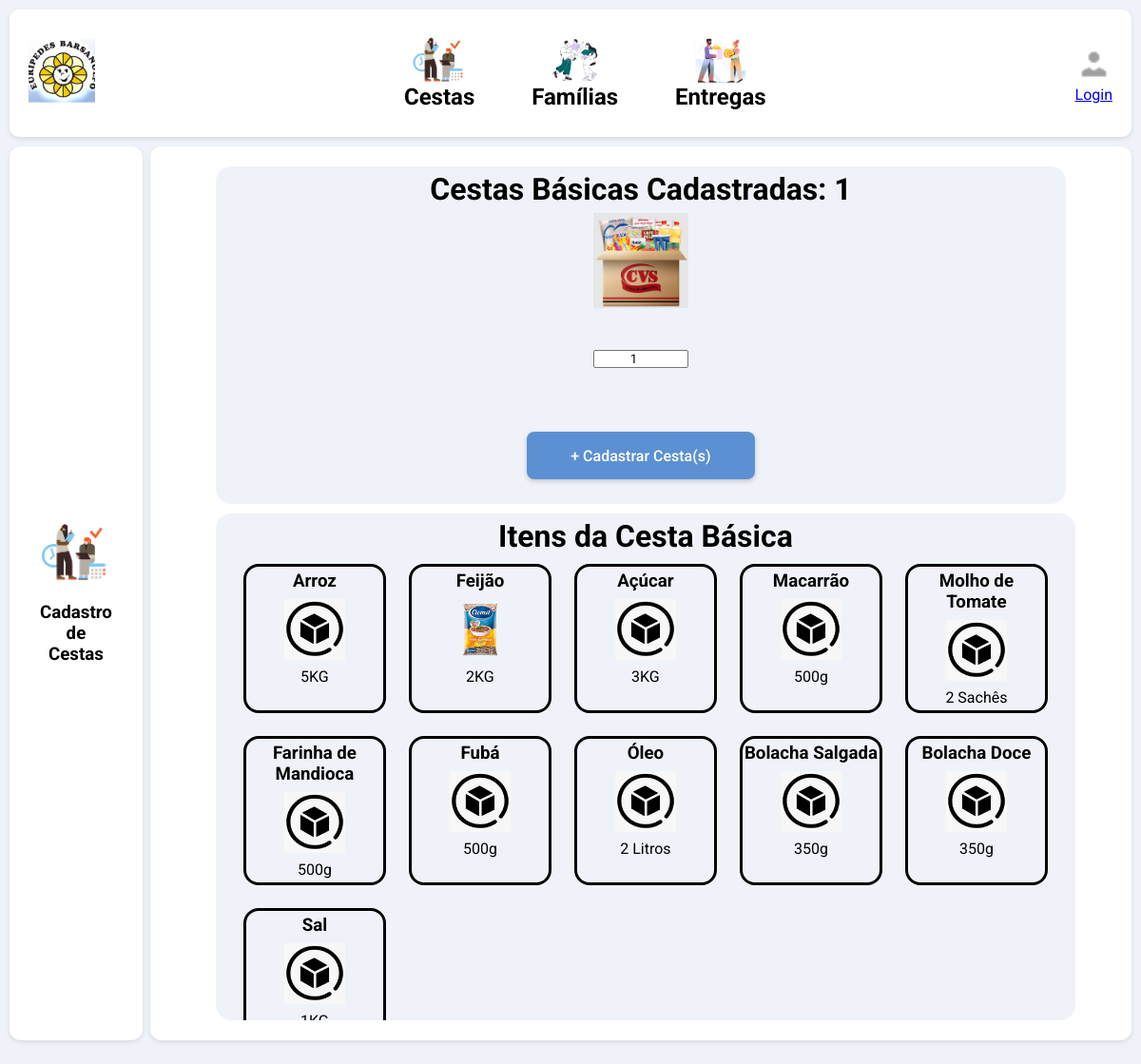
/cadastro/cestas/, run on an earlier commit of the app's database.
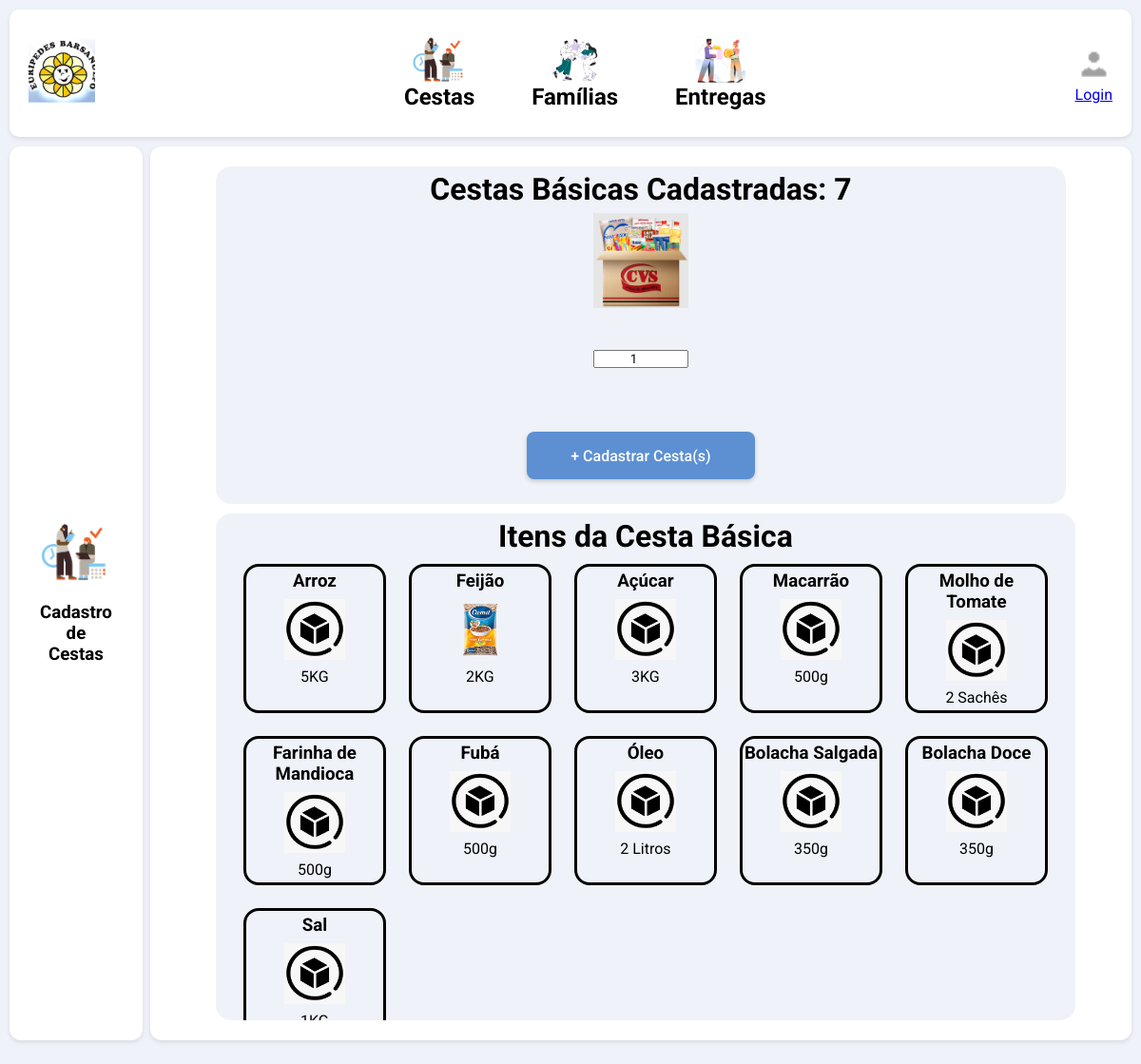
And on a later commit of the database.
### website/models.py (models this page shows, shortened)
class Produto(models.Model):
    produto = models.CharField(max_length=50)
    qtd_estoque = models.IntegerField()

### website/views.py (the view)
# urls.py: path("cadastro/cestas/", cadastro_cestas, name="cadastro_cestas"),
def cadastro_cestas(request):
    estoque_produtos = Produto.objects.all()
    items_cesta = ItemCesta.objects.all()
    context = {
        'range': range(30),
        'items_cesta': items_cesta,
        'estoque_produtos': estoque_produtos
    }
    return render(request, "cadastro_cestas.html", context)

### website/templates/cadastro_cestas.html (shortened to what this page needs)
{% load static %}
<!DOCTYPE html>
<html lang="en">
<head>
    <link rel="stylesheet" href="{% static 'css/daniel.css' %}" typer="css">
</head>
<body>
{% include 'includes/nav.html' %}
<div class="main-container">
    <div class="left-column">
        <div class="left-column-content">
        <img src="{% static 'img/cadastro_produtos.png' %}" alt="Example" />
        <h3>Cadastro de Cestas</h3>
        </div>
    </div>
    <div class="right-column">
        <div class="right-column-content">
            <div class="right-column-buttons-2">
                {% for item in estoque_produtos %}
                    {% if item.produto == "Cesta Básica" %}
                    <h1>Cestas Básicas Cadastradas: {{ item.qtd_estoque }}</h1>
                    {% endif %}
                {% endfor %}
                <div class="buttons-2-row">
                    <img class="cesta-img" src="{% static 'img/cesta.png' %}" alt="Example" />
                </div>
                <div class="buttons-2-row">
                    <form method="POST" action="{% url 'atualizar_cestas' %}">
                    <input type="number" id="quantity-input" name="doacao_quantidade" value="1" min="1" style="width: 100px; text-align: center; align-items: center;"/>
                </div>
                <div class="buttons-2-row">
                    <button type="submit" class="button-register-1">
                        + Cadastrar Cesta(s)
                    </button>
                </div>
            </div>
            <div class="right-column-list-2">
                <h1>Itens da Cesta Básica</h1>
                <div class="right-column-list-2-cards">
                    {% for item in items_cesta %}
                    <div class="card">
                        <div class="card-row">
                            <h3>{{ item.produto }}</h3>
                        </div>
                        <div class="card-row">
                        {% if item.imagem and item.imagem.url %}
                            <img class="produto-img" src="{{ item.imagem.url }}" alt="{{ item.nome }}">
                        {% else %}
                            <img class="produto-img" src="{% static 'img/produto.png' %}" alt="Imagem padrão">
                        {% endif %}
                        </div>
                        <div class="card-row">
                            {{ item.quantidade }}
                        </div>
                    </div>
                    {% endfor %}
                </div>
            </div>
        </div>
    </div>
</div>
</body>
</html>

What changed in the data, as far as the page shows it:
changed Produto: qtd_estoque "1" → "7"
